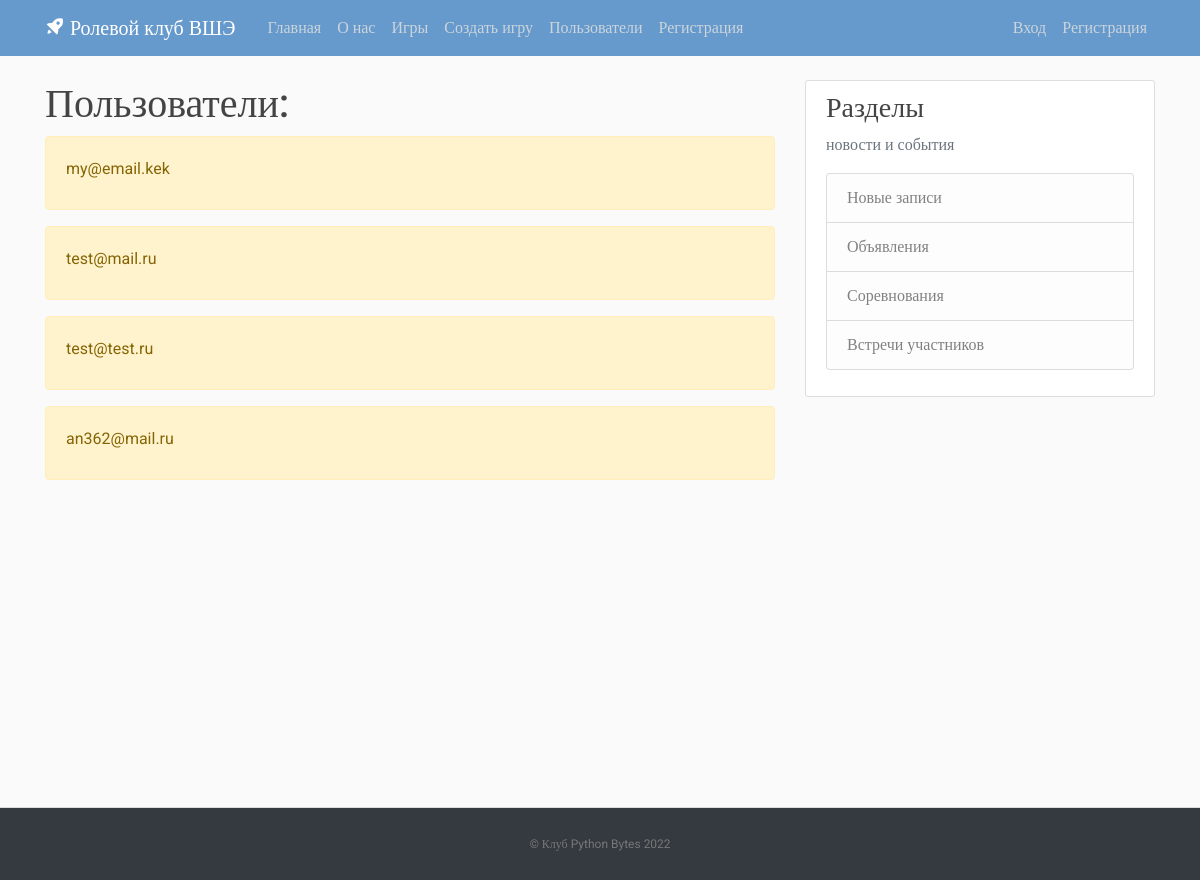
/users, run on an earlier commit of the app's database.
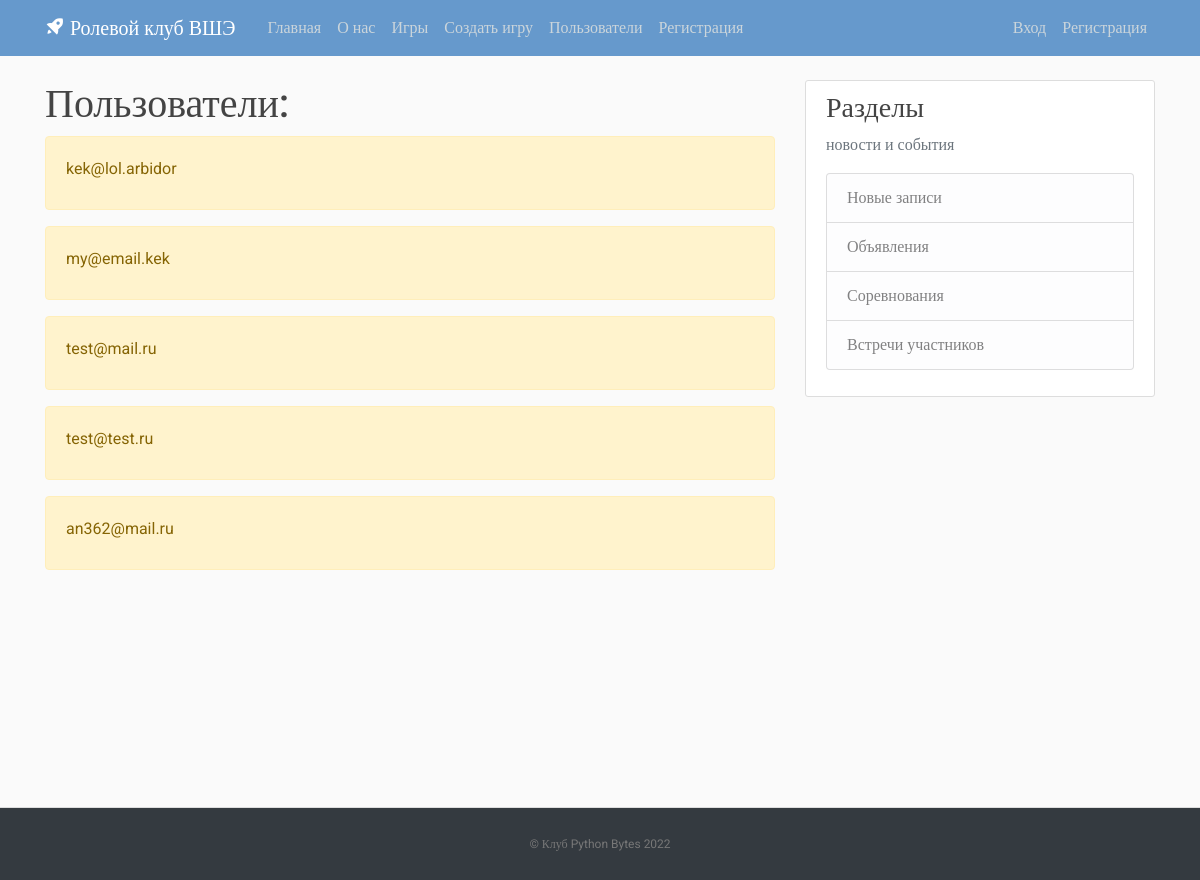
And on a later commit of the database.
### apps/users/models.py (models this page shows)
class User(AbstractUser):
    email = models.EmailField(
        verbose_name='email',
        unique=True,
        max_length=255
    )
    first_name = models.CharField(
        verbose_name='Имя',
        max_length=100
    )
    last_name = models.CharField(
        verbose_name='Фамилия',
        max_length=100
    )
    is_staff = models.BooleanField(
        verbose_name='admin',
        default=False
    )
    class Meta:
        verbose_name = 'user'
        verbose_name_plural = 'users'

### apps/users/views.py (the view)
# urls.py: path('users', views.users, name='users'),
def users(request):
    users = User.objects.order_by('-id')
    return render(request, 'users/users.html', {'title': 'Пользователи', 'users': users})

### templates/users/users.html (shortened to what this page needs)
{% extends 'main/template.html' %}
{% block content %}
    <h1> Пользователи: </h1>
    {% if users %}
        {% for el in users %}
            <div class="alert alert-warning mt-2">
                <p> {{ el.email }}</p>
            </div>
        {% endfor %}
    {% else %}
        <p>У нас нет записей!</p>
    {% endif %}
{% endblock %}

What changed in the data, as far as the page shows it:
added User: email "kek@lol.arbidor"
